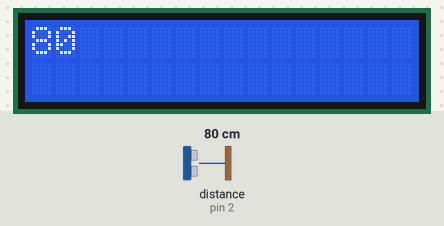
Bench run of a sketch on a simulated Arduino Uno, built with avr-gcc and run on an emulated ATmega328P. On the bench: 16×2 character LCD. Wiring (inferred from the names in the program): ultrasonic range finder: trigger pin 3; echo pin 2. The inputs (shaded band) are chosen by the test bench; at power-on: distance to the obstacle (sensor on pin 2) 80 cm. The echo pulse lasts 58.3 µs per cm; what the sketch prints to the serial monitor is not drawn.

Above: at 1.2 s.
1.3 s: distance to the obstacle (sensor on pin 2) set to 18 cm
At 1.81 s:
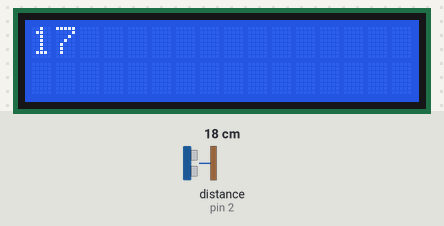
3.0 s: distance to the obstacle (sensor on pin 2) set to 2 cm
At 4.5 s:
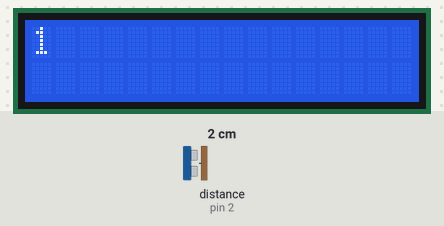
4.8 s: distance to the obstacle (sensor on pin 2) set to 4 cm
At 6.5 s:
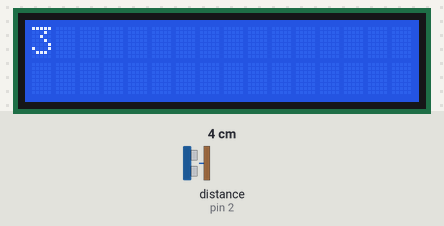
Timing chart, 0 to 8.0 s (numbered marks = the images above; inputs shaded):
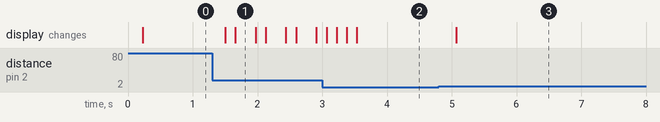

The sketch:

ultrasonico_impermeable.ino
```cpp
#include <LiquidCrystal_I2C.h>
LiquidCrystal_I2C lcd(0x27, 16, 2);

#define ECHOPIN 2// Pin to receive echo pulse
#define TRIGPIN 3// Pin to send trigger pulse

void setup() {
  Serial.begin(115200);
  pinMode(ECHOPIN, INPUT_PULLUP);
  pinMode(TRIGPIN, OUTPUT);
  digitalWrite(ECHOPIN, HIGH);
  lcd.init();
  lcd.backlight();
  lcd.setCursor(0, 0);

}
void loop()
{

  digitalWrite(TRIGPIN, LOW); // Inicia el pulso en bajo por 2uS
  delayMicroseconds(2);//Espera 2us
  digitalWrite(TRIGPIN, HIGH); //Se genera el pulso por 10us
  delayMicroseconds(10);//Espera 10us
  digitalWrite(TRIGPIN, LOW); // Termina el pulso
  int distancia = pulseIn(ECHOPIN, HIGH, 26000); // se mide el tiempo que tardo en regresar el pulso en us
  distancia = distancia / 58;//Ecuacion para medir la distancia
  delay(150);// Esperar 150 ms antes de volver a medir

  lcd.setCursor(0, 0);
  lcd.print(distancia);
  lcd.print("  ");
  Serial.print(distancia);
  Serial.println("   cm");
}
```

Measured:
- after the input at 1.3 s, the display: first changes after 0.20 s (image 1 shows a later state)
- after the input at 3.0 s, the display: first differs from a run without the input after 0.22 s (image 2)
- after the input at 4.8 s, the display: changes after 0.27 s (image 3)
